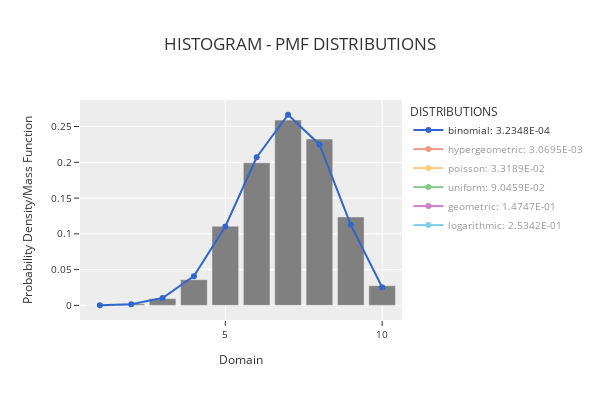

Source (notebook cell):
### Code cell
phitter_disc.plot_histogram_distributions()

### Figure 1 — Plotly figure (JSON) as saved in the notebook; plotly's stock layout.template omitted (floating-point values rounded to 4 significant figures)
{"data": [{"marker": {"color": "rgba(128,128,128,1)"}, "name": "Data", "showlegend": false, "type": "bar", "x": [1, 2, 3, 4, 5, 6, 7, 8, 9, 10], "y": [0.0001, 0.0022, 0.0094, 0.0359, 0.1106, 0.1993, 0.259, 0.2324, 0.1236, 0.0275]}, {"line": {"color": "#3366CC", "width": 2}, "mode": "lines+markers", "name": "binomial: 3.2348E-04", "type": "scatter", "visible": true, "x": [1, 2, 3, 4, 5, 6, 7, 8, 9, 10], "y": [0.0001704, 0.001727, 0.01037, 0.04085, 0.1104, 0.2071, 0.2665, 0.225, 0.1126, 0.02535]}, {"line": {"color": "#DC3912", "width": 2}, "mode": "lines+markers", "name": "hypergeometric: 3.0695E-03", "type": "scatter", "visible": "legendonly", "x": [1, 2, 3, 4, 5, 6, 7, 8, 9, 10], "y": [7.666e-05, 0.00115, 0.009095, 0.04244, 0.1234, 0.2292, 0.2729, 0.2046, 0.09229, 0.02256]}, {"line": {"color": "#FF9900", "width": 2}, "mode": "lines+markers", "name": "poisson: 3.3189E-02", "type": "scatter", "visible": "legendonly", "x": [1, 2, 3, 4, 5, 6, 7, 8, 9, 10], "y": [0.006467, 0.02259, 0.05259, 0.09183, 0.1283, 0.1493, 0.149, 0.1301, 0.101, 0.07052]}, {"line": {"color": "#109618", "width": 2}, "mode": "lines+markers", "name": "uniform: 9.0459E-02", "type": "scatter", "visible": "legendonly", "x": [1, 2, 3, 4, 5, 6, 7, 8, 9, 10], "y": [0.1, 0.1, 0.1, 0.1, 0.1, 0.1, 0.1, 0.1, 0.1, 0.1]}, {"line": {"color": "#990099", "width": 2}, "mode": "lines+markers", "name": "geometric: 1.4747E-01", "type": "scatter", "visible": "legendonly", "x": [1, 2, 3, 4, 5, 6, 7, 8, 9, 10], "y": [0.1432, 0.1227, 0.1051, 0.09006, 0.07717, 0.06612, 0.05665, 0.04854, 0.04159, 0.03564]}, {"line": {"color": "#0099C6", "width": 2}, "mode": "lines+markers", "name": "logarithmic: 2.5342E-01", "type": "scatter", "visible": "legendonly", "x": [1, 2, 3, 4, 5, 6, 7, 8, 9, 10], "y": [0.3056, 0.1461, 0.09314, 0.0668, 0.0511, 0.04072, 0.03338, 0.02793, 0.02374, 0.02043]}], "layout": {"bargap": 0.15, "height": 400, "legend": {"font": {"size": 10}, "orientation": "v", "title": {"text": "DISTRIBUTIONS"}, "xanchor": "left", "y": 1, "yanchor": "auto"}, "title": {"text": "HISTOGRAM - PMF DISTRIBUTIONS"}, "width": 600, "xaxis": {"tickfont": {"size": 10}, "title": {"font": {"size": 12}, "text": "Domain"}}, "yaxis": {"tickfont": {"size": 10}, "title": {"font": {"size": 12}, "text": "Probability Density/Mass Function"}}}}
